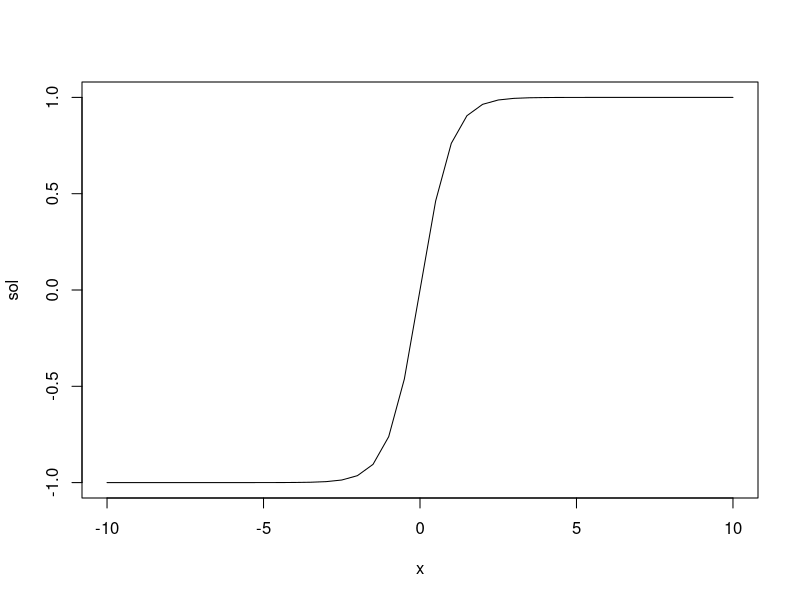
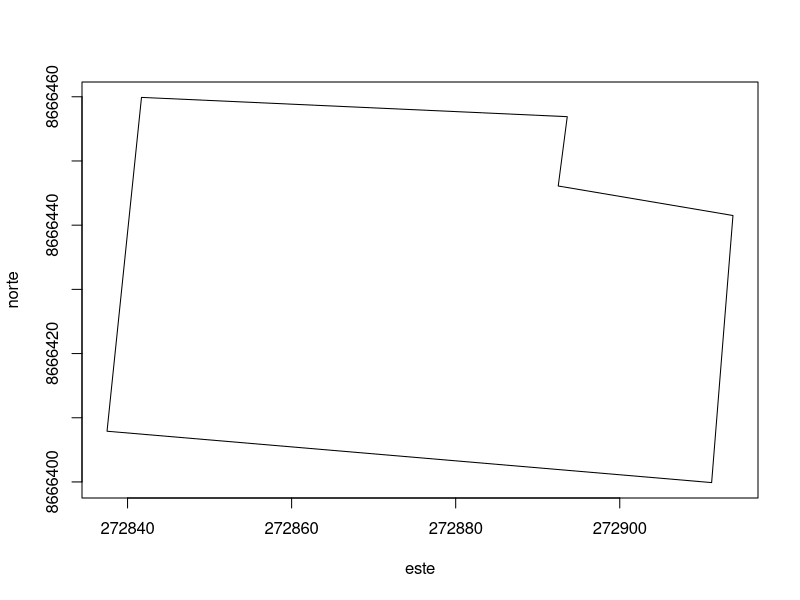

Write R code to recreate these figures, in order.
#1
x<-seq(-10,10,0.5)
x
tanh<-function(v){
  r<-(exp(2*v)-1)/(exp(2*v)+1)
  return(r)
}
sol<-tanh(x)
plot(x,sol,type="l")

#2

PERP<-function(v_1,v_2){
  X_p<-c()
  Y_p<-c()
  for(i in 1:length(v_1)){
    x<-log10(v_1[i])
    y<-log10(v_2[i])
    X_p<-c(X_p,x)
    Y_p<-c(Y_p,y)
  }
  prod<-X_p*Y_p
  X_p_alcuadrado<-X_p^2
  n<-length(v_1)
  B<-((n*sum(prod))-(sum(X_p)*sum(Y_p)))/((n*sum(X_p_alcuadrado))-(sum(X_p))^2)
  A<-10^(mean(Y_p)-B*mean(X_p))
  return(c(A,B))
}
x<-c(2.5,3,4,5,5.5,6,7)
y<-c(12.5,10,7,4.5,4,3,3.5)
PERP(x,y)

#3
Areayperimetro<-function(b,a,h){
  area<- b*a/2
  p<- b+a+h
  return(c(area,p))
}
Areayperimetro(4,3,5)

#4
Tc<-function(L,CN,S){
  solucion<-(0.0136*(L^0.8)*(((1000/CN)-9)^0.7))/S^0.5
  return(solucion)
}


#5
CSSE<-function(v,r){
  m<-matrix(v,ncol = 3)
  ds<-det(m)
  for (n in 1:length(r)) {
    if(n==1){
      m<-matrix(v,ncol = 3)
      m[,n]<-r
      dx<-det(m)
    }else if(n==2){
      m<-matrix(v,ncol = 3)
      m[,n]<-r
      dy<-det(m)
    }else{
      m<-matrix(v,ncol = 3)
      m[,n]<-r
      dz<-det(m)
    }
  }
  x<-dx/ds
  y<-dy/ds
  z<-dz/ds
  r<-c(x,y,z)
  return(r)
}
variables_xyz<-c(2,5,1,1,-4,-1,3,1,-4)
resul_de_SE<-c(7,-19,4)
CSSE(variables_xyz,resul_de_SE)


#7
codigo<-c("A","B","C","D","E","F")
ESTE<-c(272841.7,272893.6,272892.5,272913.8,272911.2,272837.5)
NORTE<-c(8666459.9,8666456.9,8666446.1,8666441.5,8666399.9,8666407.9)
d_f<-data.frame(codigo,ESTE,NORTE)

poligono<-function(df){
  este<-c(df[,"ESTE"],df[1,2])
  norte<-c(df[,"NORTE"],df[1,3])
  return(plot(este,norte,type="l"))
}
poligono(d_f)
